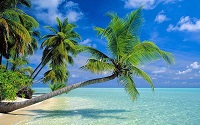
#> input picture imgs/sea.jpg, 200 x 125 px, found by its file name
$ python '计算直方图.py'
#> lines starting #> are read from the running program, lines starting #| are printed output that depends on the picture
import cv2
import numpy as np
import matplotlib.pyplot as plt

def cal_gray(img):
    '''灰度图 计算直方图  常规方法
    '''
    row,col=img.shape
    xy=np.zeros([256],np.uint64)
    for r in range(row):
        for c in range(col):
            xy[img[[r],[c]]]+=1
    return xy

def main(path):

    img=cv2.imread(path,0)
    xy=cal_gray(img)
    x_range=range(256)

    plt.plot(x_range,xy,color='r')
    plt.show()

def cal_hist(path):
    '''
    多通道计算 就是分别对每个通道分别计算一次
    '''
#> called with path = './imgs/sea.jpg'
    img=cv2.imread(path)
#> img is the input picture: shape (125, 200, 3); mean B, G, R 150.2, 136.4, 89
    color=('b','g','r')
    for i ,col in enumerate(color):
        hist=cv2.calcHist([img],[i],None,[256],[0,256])
        plt.plot(hist,color=color[i])
    plt.show()
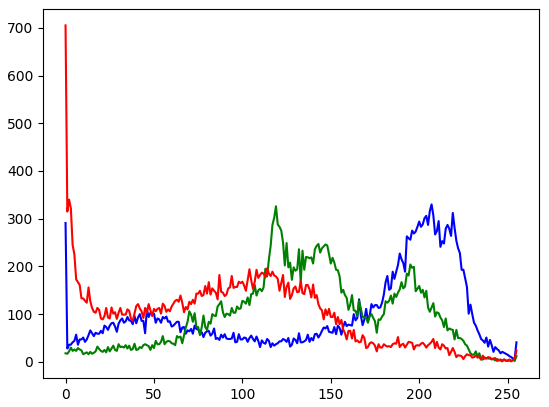
#> figure drawn by matplotlib, 1 panel; curve peaks at x = 207, y = 330; curve peaks at x = 119, y = 326; curve peaks at x = 0, y = 705

if __name__ == '__main__':

    path=r'./imgs/sea.jpg'
    # main(path)
    cal_hist(path)

$ run again, with imgs/IMG_1058.JPG copied over imgs/sea.jpg
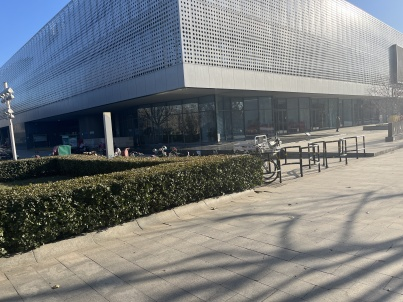
#> input picture imgs/IMG_1058.JPG, 403 x 302 px, found by its file name
#> in cal_hist, img is the input picture: shape (302, 403, 3); mean B, G, R 125.5, 124.2, 120.9
#> in cal_hist, `plt.show()`:
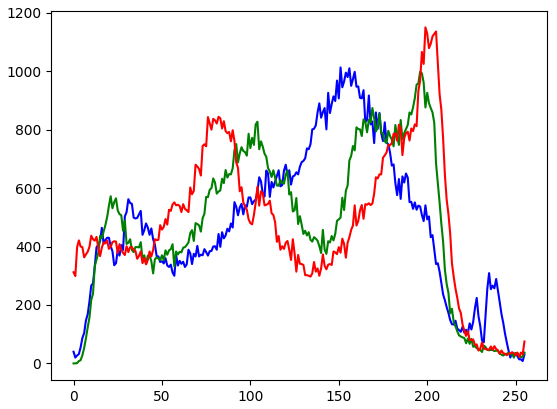
#> figure drawn by matplotlib, 1 panel; curve peaks at x = 151, y = 1013; curve peaks at x = 196, y = 998; curve peaks at x = 199, y = 1150

$ run again, with imgs/IMG_1059.JPG copied over imgs/sea.jpg
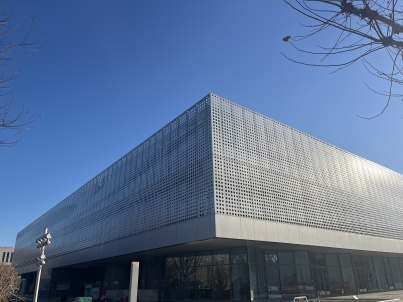
#> input picture imgs/IMG_1059.JPG, 403 x 302 px, found by its file name
#> in cal_hist, img is the input picture: shape (302, 403, 3); mean B, G, R 148.1, 112.9, 90.7
#> in cal_hist, `plt.show()`:
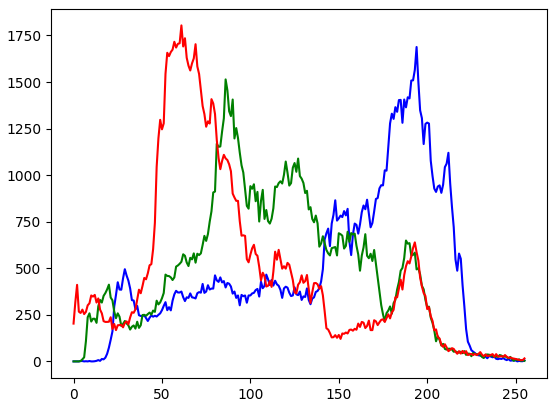
#> figure drawn by matplotlib, 1 panel; curve peaks at x = 194, y = 1688; curve peaks at x = 86, y = 1514; curve peaks at x = 61, y = 1804

$ run again, with imgs/girl.jpg copied over imgs/sea.jpg
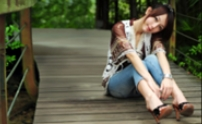
#> input picture imgs/girl.jpg, 202 x 124 px, found by its file name
#> in cal_hist, img is the input picture: shape (124, 202, 3); mean B, G, R 70.7, 91.4, 91.6
#> in cal_hist, `plt.show()`:
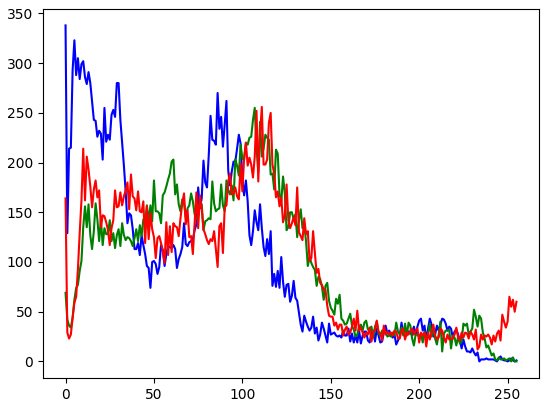
#> figure drawn by matplotlib, 1 panel; curve peaks at x = 0, y = 338; curve peaks at x = 107, y = 255; curve peaks at x = 111, y = 256
